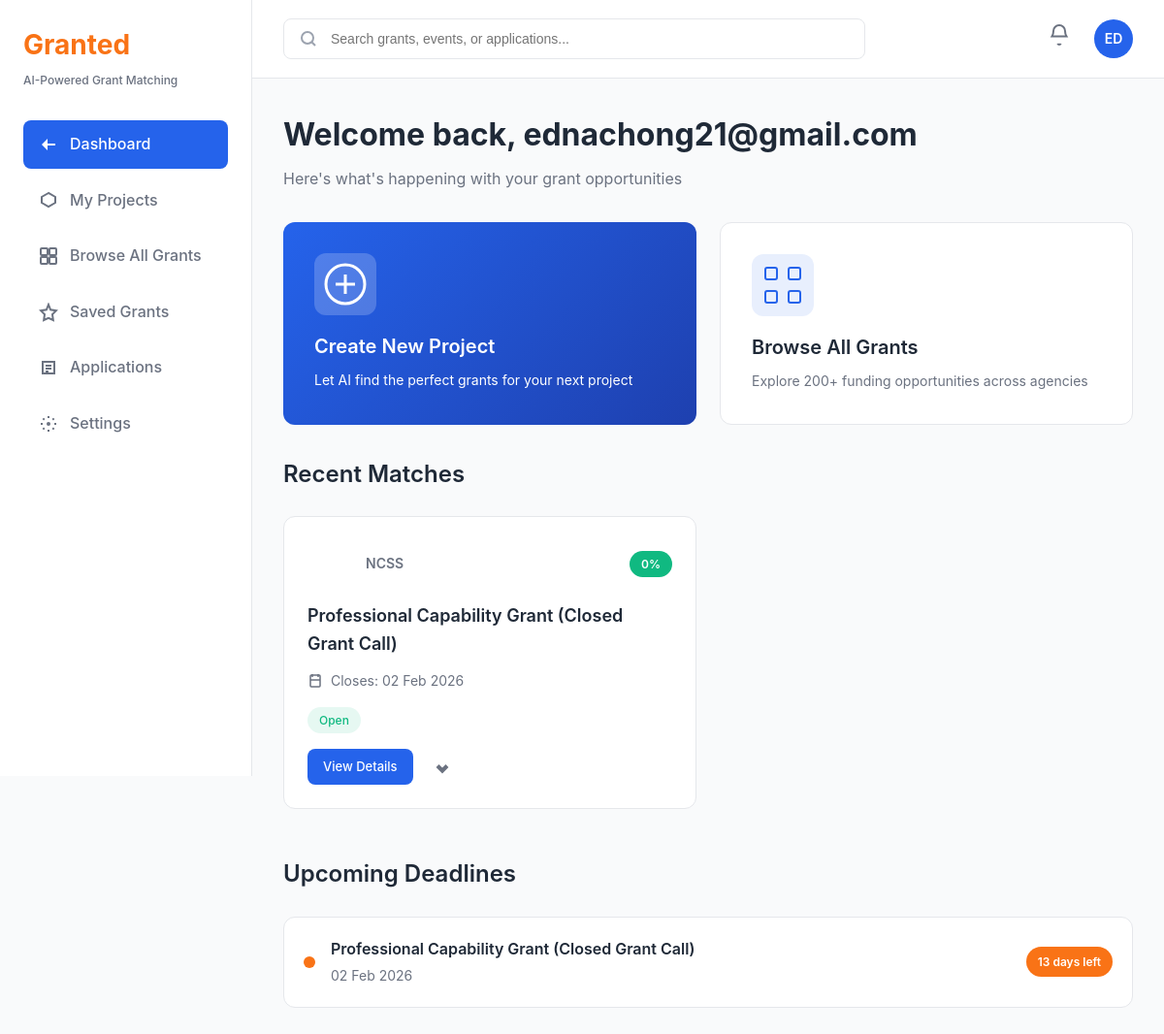
Screenshot of / (signed in) with the database file from the repository.
### grants/models.py (models this page shows, shortened)
class UserProfile(models.Model):
    user = models.OneToOneField(User, on_delete=models.CASCADE, related_name='profile')
    organization_name = models.CharField(max_length=200, blank=True)
    organization_type = models.CharField(max_length=100, blank=True)
    bio = models.TextField(blank=True)
    avatar_initials = models.CharField(max_length=2, blank=True)
    created_at = models.DateTimeField(auto_now_add=True)

class GrantMatch(models.Model):
    project = models.ForeignKey(Project, on_delete=models.CASCADE, related_name='matches')
    grant = models.ForeignKey(Grant, on_delete=models.CASCADE, related_name='matches')
    match_score = models.IntegerField(
        validators=[MinValueValidator(0), MaxValueValidator(100)],
        help_text="Match percentage (0-100)"
    )
    match_reasons = models.JSONField(default=list, help_text="List of reasons why this is a good match")
    is_saved = models.BooleanField(default=False)
    created_at = models.DateTimeField(auto_now_add=True)
    class Meta:
        unique_together = ['project', 'grant']
        ordering = ['-match_score']

class Grant(models.Model):
    STATUS_CHOICES = [
        ('open', 'Open'),
        ('closed', 'Closed'),
        ('upcoming', 'Upcoming'),
    ]
    title = models.CharField(max_length=300)
    agency = models.ForeignKey(Agency, on_delete=models.CASCADE, related_name='grants')
    description = models.TextField()
    funding_min = models.DecimalField(max_digits=12, decimal_places=2, null=True, blank=True)
    funding_max = models.DecimalField(max_digits=12, decimal_places=2, null=True, blank=True)
    closing_date = models.DateField(null=True, blank=True)
    opening_date = models.DateField(null=True, blank=True)
    duration_years = models.CharField(max_length=50, blank=True)  # e.g., "2-3 years", "1-2 years"
    status = models.CharField(max_length=20, choices=STATUS_CHOICES, default='open')
    eligibility_criteria = models.TextField(blank=True)
    application_url = models.URLField(blank=True)
    icon_name = models.CharField(max_length=50, blank=True)  # For UI icons
    match_score = models.IntegerField(
        default=0,
        validators=[MinValueValidator(0), MaxValueValidator(100)],
        help_text="AI-calculated match score (0-100)"
    )
    created_at = models.DateTimeField(auto_now_add=True)
    updated_at = models.DateTimeField(auto_now=True)
    source_url = models.URLField(blank=True, help_text="URL from OurSG Grants Portal")
    external_id = models.CharField(max_length=100, blank=True, help_text="External ID from source")
    class Meta:
        ordering = ['-match_score', '-closing_date']
        indexes = [
            models.Index(fields=['status', 'closing_date']),
            models.Index(fields=['match_score']),
        ]
    @property
    def days_until_deadline(self):
        if self.closing_date:
            delta = self.closing_date - timezone.now().date()
            return delta.days
        return None

class Agency(models.Model):
    name = models.CharField(max_length=200)
    acronym = models.CharField(max_length=20, unique=True)
    description = models.TextField(blank=True)
    website = models.URLField(blank=True)
    logo_url = models.URLField(blank=True)

### grants/views.py (the view)
# urls.py: path('', views.dashboard, name='dashboard'),
@login_required
def dashboard(request):
    user = request.user
    profile, _ = UserProfile.objects.get_or_create(
        user=user,
        defaults={'avatar_initials': user.username[:2].upper() if len(user.username) >= 2 else user.username[0].upper()}
    )
    projects = Project.objects.filter(user=user)
    recent_matches = GrantMatch.objects.filter(project__user=user).select_related('grant', 'grant__agency')[:3]
    upcoming_deadlines = Grant.objects.filter(
        status='open',
        closing_date__gte=timezone.now().date(),
        closing_date__lte=timezone.now().date() + timedelta(days=120)
    ).order_by('closing_date')[:3]
    unread_notifications = Notification.objects.filter(user=user, is_read=False).count()
    new_matching_grants = []
    if projects.exists():
        for project in projects[:1]:  # Check first project
            matching_grants = Grant.objects.filter(
                status='open',
                match_score__gte=80
            ).exclude(
                matches__project=project
            )[:2]
            new_matching_grants.extend(matching_grants)
    context = {
        'user': user,
        'profile': profile,
        'projects': projects,
        'recent_matches': recent_matches,
        'upcoming_deadlines': upcoming_deadlines,
        'unread_notifications': unread_notifications,
        'new_matching_grants': new_matching_grants[:2],
    }
    return render(request, 'grants/dashboard.html', context)

### grants/templates/grants/dashboard.html (shortened to what this page needs)
{% extends 'grants/base.html' %}
{% load static %}
{% block content %}
<div class="dashboard">
    <div class="welcome-section">
        <h1 class="welcome-title">Welcome back, {{ profile.organization_name|default:user.username }}</h1>
        <p class="welcome-subtitle">Here's what's happening with your grant opportunities</p>
    </div>
    <div class="action-cards">
        <a href="{% url 'grants:project_create' %}" class="action-card action-card-primary">
            <div class="action-card-icon">
                <svg width="48" height="48" viewBox="0 0 48 48" fill="none">
                    <circle cx="24" cy="24" r="20" stroke="currentColor" stroke-width="3" fill="none"/>
                    <path d="M24 14V34M14 24H34" stroke="currentColor" stroke-width="3"/>
                </svg>
            </div>
            <div class="action-card-content">
                <h3>Create New Project</h3>
                <p>Let AI find the perfect grants for your next project</p>
            </div>
        </a>
        <a href="{% url 'grants:grants_list' %}" class="action-card">
            <div class="action-card-icon">
            </div>
            <div class="action-card-content">
                <h3>Browse All Grants</h3>
                <p>Explore 200+ funding opportunities across agencies</p>
            </div>
        </a>
    </div>
    <div class="section">
        <h2 class="section-title">Recent Matches</h2>
        <div class="grant-cards">
            {% for match in recent_matches %}
            <div class="grant-card">
                <div class="grant-card-header">
                    <div class="grant-icon">
                        {% if match.grant.icon_name %}
                            <span class="icon-{{ match.grant.icon_name }}">{{ match.grant.agency.acronym|slice:":1" }}</span>
                        {% else %}
                            <span class="grant-icon-default">{{ match.grant.agency.acronym|slice:":1" }}</span>
                        {% endif %}
                    </div>
                    <div class="grant-agency">{{ match.grant.agency.acronym }}</div>
                    <div class="match-badge match-badge-high">{{ match.match_score }}%</div>
                </div>
                <h3 class="grant-title">{{ match.grant.title }}</h3>
                <div class="grant-deadline">
                    <svg width="16" height="16" viewBox="0 0 16 16" fill="none">
                        <rect x="3" y="2" width="10" height="12" rx="1" stroke="currentColor" stroke-width="1.5" fill="none"/>
                        <path d="M5 1V4M11 1V4M3 7H13" stroke="currentColor" stroke-width="1.5"/>
                    </svg>
                    Closes: {{ match.grant.closing_date|date:"d M Y"|default:"TBA" }}
                </div>
                <div class="grant-tags">
                    <span class="tag tag-green">{{ match.grant.get_status_display }}</span>
                </div>
                <div class="grant-card-actions">
                    <a href="{% url 'grants:grant_detail' match.grant.id %}" class="btn btn-primary btn-sm">View Details</a>
                    <button class="btn-icon" onclick="toggleSave({{ match.grant.id }})">
                        <svg width="20" height="20" viewBox="0 0 20 20" fill="{% if match.is_saved %}currentColor{% else %}none{% endif %}" stroke="currentColor" stroke-width="2">
                            <path d="M10 15L5 10L6.5 8.5L10 12L13.5 8.5L15 10L10 15Z"/>
                        </svg>
                    </button>
                </div>
            </div>
            {% empty %}
            <div class="empty-state">
                <p>No matches yet. Create a project to find matching grants!</p>
            </div>
            {% endfor %}
        </div>
    </div>
    <div class="section">
        <h2 class="section-title">Upcoming Deadlines</h2>
        <div class="deadlines-list">
            {% for grant in upcoming_deadlines %}
            <div class="deadline-item">
                <div class="deadline-dot {% if grant.days_until_deadline <= 60 %}deadline-urgent{% elif grant.days_until_deadline <= 90 %}deadline-warning{% else %}deadline-ok{% endif %}"></div>
                <div class="deadline-content">
                    <div class="deadline-title">{{ grant.title }}</div>
                    <div class="deadline-date">{{ grant.closing_date|date:"d M Y" }}</div>
                </div>
                <div class="deadline-badge {% if grant.days_until_deadline <= 60 %}badge-orange{% elif grant.days_until_deadline <= 90 %}badge-yellow{% else %}badge-green{% endif %}">
                    {{ grant.days_until_deadline }} day{{ grant.days_until_deadline|pluralize }} left
                </div>
            </div>
            {% empty %}
            <div class="empty-state">
                <p>No upcoming deadlines at the moment.</p>
            </div>
            {% endfor %}
        </div>
    </div>
</div>
{% endblock %}

### grants/templates/grants/base.html (shortened to what this page needs)
<!DOCTYPE html>
<html lang="en">
<head>
    {% load static %}
    <link rel="stylesheet" href="{% static 'css/style.css' %}">
</head>
<body>
    <div class="app-container">
        <aside class="sidebar">
            <div class="sidebar-header">
                <h1 class="logo">Granted</h1>
                <p class="logo-subtitle">AI-Powered Grant Matching</p>
            </div>
            <nav class="sidebar-nav">
                <a href="{% url 'grants:dashboard' %}" class="nav-item {% if request.resolver_match.url_name == 'dashboard' %}active{% endif %}">
                    <svg width="20" height="20" viewBox="0 0 20 20" fill="none">
                        <path d="M3 10L9 4V9H17V11H9V16L3 10Z" fill="currentColor"/>
                    </svg>
                    <span>Dashboard</span>
                </a>
                <a href="{% url 'grants:projects' %}" class="nav-item {% if request.resolver_match.url_name == 'projects' or request.resolver_match.url_name == 'project_create' %}active{% endif %}">
                    <svg width="20" height="20" viewBox="0 0 20 20" fill="none">
                        <path d="M10 3L3 7V13L10 17L17 13V7L10 3Z" stroke="currentColor" stroke-width="2" fill="none"/>
                    </svg>
                    <span>My Projects</span>
                </a>
                <a href="{% url 'grants:grants_list' %}" class="nav-item {% if request.resolver_match.url_name == 'grants_list' %}active{% endif %}">
                    <span>Browse All Grants</span>
                </a>
                <a href="{% url 'grants:saved_grants' %}" class="nav-item {% if request.resolver_match.url_name == 'saved_grants' %}active{% endif %}">
                    <svg width="20" height="20" viewBox="0 0 20 20" fill="none" stroke="currentColor" stroke-width="2">
                        <path d="M10 2L12.09 7.26L18 8.18L14 12.14L14.82 18.02L10 15.77L5.18 18.02L6 12.14L2 8.18L7.91 7.26L10 2Z"/>
                    </svg>
                    <span>Saved Grants</span>
                </a>
                <a href="{% url 'grants:applications' %}" class="nav-item {% if request.resolver_match.url_name == 'applications' or request.resolver_match.url_name == 'application_create' %}active{% endif %}">
                    <svg width="20" height="20" viewBox="0 0 20 20" fill="none">
                        <path d="M4 4H16V16H4V4Z" stroke="currentColor" stroke-width="2" fill="none"/>
                        <path d="M7 8H13M7 11H13M7 14H10" stroke="currentColor" stroke-width="2"/>
                    </svg>
                    <span>Applications</span>
                </a>
                <a href="{% url 'grants:settings' %}" class="nav-item {% if request.resolver_match.url_name == 'settings' %}active{% endif %}">
                    <svg width="20" height="20" viewBox="0 0 20 20" fill="none">
                        <circle cx="10" cy="10" r="2" fill="currentColor"/>
                        <path d="M10 2V4M10 16V18M18 10H16M4 10H2M15.66 4.34L14.24 5.76M5.76 14.24L4.34 15.66M15.66 15.66L14.24 14.24M5.76 5.76L4.34 4.34" stroke="currentColor" stroke-width="2"/>
                    </svg>
                    <span>Settings</span>
                </a>
            </nav>
        </aside>
        <main class="main-content">
            <header class="header">
                <div class="header-search">
                    <svg width="20" height="20" viewBox="0 0 20 20" fill="none" class="search-icon">
                        <circle cx="9" cy="9" r="6" stroke="currentColor" stroke-width="2" fill="none"/>
                        <path d="M13 13L17 17" stroke="currentColor" stroke-width="2"/>
                    </svg>
                    <input type="text" id="header-search-input" name="header-search" placeholder="Search grants, events, or applications..." class="search-input">
                </div>
                <div class="header-actions">
                    <a href="#" class="notification-bell">
                    </a>
                    {% if user.is_authenticated %}
                        <div class="user-avatar">
                            {% if user.profile.avatar_initials %}
                                {{ user.profile.avatar_initials }}
                            {% else %}
                                {{ user.username|slice:":2"|upper }}
                            {% endif %}
                        </div>
                    {% else %}
                        <a href="{% url 'login' %}" class="btn btn-primary">Login</a>
                    {% endif %}
                </div>
            </header>
            <div class="content-area">
                {% block content %}{% endblock %}
            </div>
        </main>
    </div>
</body>
</html>

### rows the page displays
UserProfile: organization_name "ednachong21@gmail.com"
GrantMatch: grant.agency.acronym "NCSS", match_score "0", grant "Professional Capability Grant (Closed Grant Call)", grant.closing_date "02 Feb 2026", grant.status "Open", is_saved True (drawn)
Grant: title "Professional Capability Grant (Closed Grant Call)", closing_date "02 Feb 2026", days_until_deadline "13"

### other values shown
{{ user.profile.avatar_initials }} "ED"
